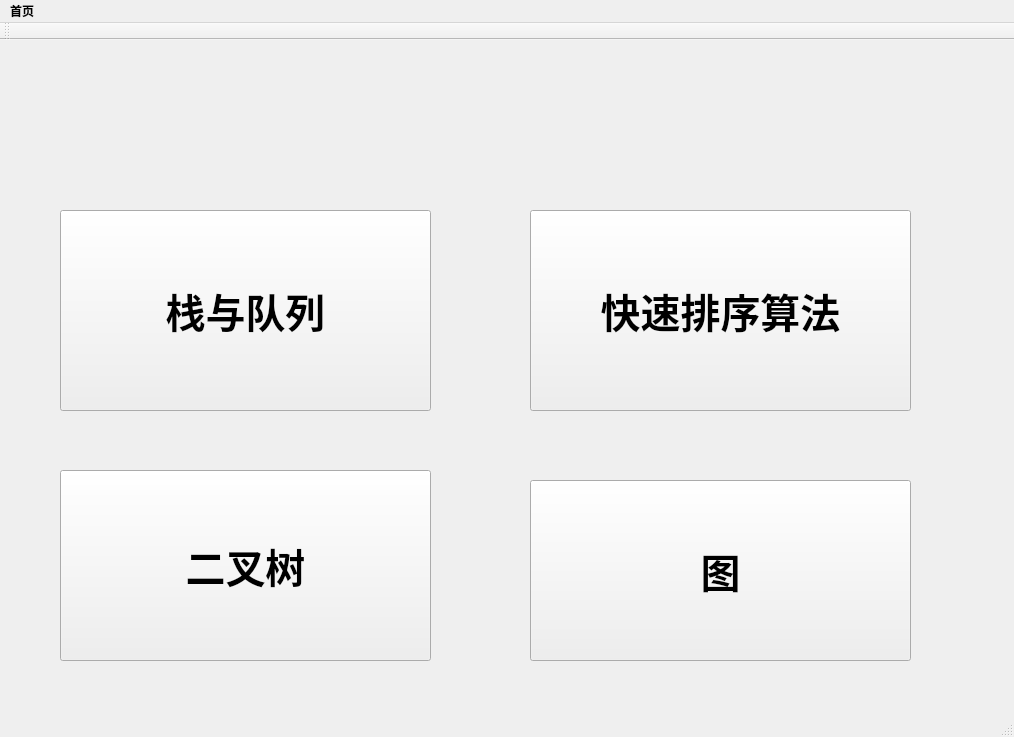
<?xml version="1.0" encoding="UTF-8"?>
<ui version="4.0">
 <class>MainWindow</class>
 <widget class="QMainWindow" name="MainWindow">
  <property name="geometry">
   <rect>
    <x>0</x>
    <y>0</y>
    <width>1014</width>
    <height>737</height>
   </rect>
  </property>
  <property name="font">
   <font>
    <weight>75</weight>
    <bold>true</bold>
   </font>
  </property>
  <property name="windowTitle">
   <string>数据结构与算法课程设计</string>
  </property>
  <widget class="QWidget" name="centralWidget">
   <widget class="QPushButton" name="pushButton_stack">
    <property name="geometry">
     <rect>
      <x>60</x>
      <y>170</y>
      <width>371</width>
      <height>201</height>
     </rect>
    </property>
    <property name="font">
     <font>
      <pointsize>30</pointsize>
      <weight>75</weight>
      <bold>true</bold>
     </font>
    </property>
    <property name="text">
     <string>栈与队列</string>
    </property>
   </widget>
   <widget class="QPushButton" name="pushBotton_grape">
    <property name="geometry">
     <rect>
      <x>530</x>
      <y>440</y>
      <width>381</width>
      <height>181</height>
     </rect>
    </property>
    <property name="font">
     <font>
      <pointsize>30</pointsize>
      <weight>75</weight>
      <bold>true</bold>
     </font>
    </property>
    <property name="text">
     <string>图</string>
    </property>
   </widget>
   <widget class="QPushButton" name="pushButton_tree">
    <property name="geometry">
     <rect>
      <x>60</x>
      <y>430</y>
      <width>371</width>
      <height>191</height>
     </rect>
    </property>
    <property name="font">
     <font>
      <pointsize>30</pointsize>
      <weight>75</weight>
      <bold>true</bold>
     </font>
    </property>
    <property name="text">
     <string>二叉树</string>
    </property>
   </widget>
   <widget class="QLabel" name="label">
    <property name="geometry">
     <rect>
      <x>240</x>
      <y>-20</y>
      <width>531</width>
      <height>221</height>
     </rect>
    </property>
    <property name="text">
     <string/>
    </property>
    <property name="pixmap">
     <pixmap>C:/Users/sammul/Pictures/数据结构课设/广东工业大学文字.png</pixmap>
    </property>
   </widget>
   <widget class="QPushButton" name="pushButton_sort">
    <property name="geometry">
     <rect>
      <x>530</x>
      <y>170</y>
      <width>381</width>
      <height>201</height>
     </rect>
    </property>
    <property name="font">
     <font>
      <pointsize>30</pointsize>
     </font>
    </property>
    <property name="text">
     <string>快速排序算法</string>
    </property>
   </widget>
  </widget>
  <widget class="QMenuBar" name="menuBar">
   <property name="geometry">
    <rect>
     <x>0</x>
     <y>0</y>
     <width>1014</width>
     <height>25</height>
    </rect>
   </property>
   <widget class="QMenu" name="menu">
    <property name="title">
     <string>首页</string>
    </property>
   </widget>
   <addaction name="menu"/>
  </widget>
  <widget class="QToolBar" name="mainToolBar">
   <attribute name="toolBarArea">
    <enum>TopToolBarArea</enum>
   </attribute>
   <attribute name="toolBarBreak">
    <bool>false</bool>
   </attribute>
  </widget>
  <widget class="QStatusBar" name="statusBar"/>
 </widget>
 <layoutdefault spacing="6" margin="11"/>
 <resources/>
 <connections/>
</ui>
